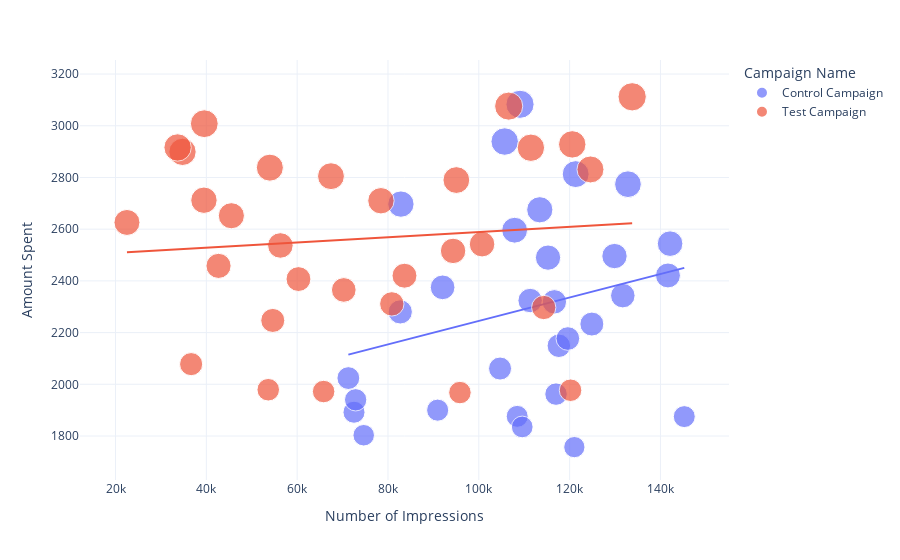

Source (notebook cell):
### Code cell
figure = px.scatter(data_frame = ab_data, 
                    x="Number of Impressions",
                    y="Amount Spent", 
                    size="Amount Spent", 
                    color= "Campaign Name", 
                    trendline="ols")
figure.show()

### Figure 1 — Plotly figure (JSON) as saved in the notebook; plotly's stock layout.template omitted (floating-point values rounded to 4 significant figures)
{"data": [{"hovertemplate": "Campaign Name=Control Campaign<br>Number of Impressions=%{x}<br>Amount Spent=%{marker.size}<extra></extra>", "legendgroup": "Control Campaign", "marker": {"color": "#636efa", "size": [2280, 2149, 2490, 2319, 2697, 1875, 2774, 2024, 2177, 1876, 2596, 1757, 2675, 1803, 2939, 2496, 1892, 1962, 2233, 2061, 2421, 2375, 2343, 2324, 1940, 1835, 3083, 2544, 1900, 2813], "sizemode": "area", "sizeref": 7.78, "symbol": "circle"}, "mode": "markers", "name": "Control Campaign", "orientation": "v", "showlegend": true, "type": "scatter", "x": [82702, 117624, 115247, 116639, 82847, 145248, 132845, 71274, 119612, 108452, 107890, 121040, 113430, 74654, 105705, 129880, 72515, 117006, 124897, 104678, 141654, 92029, 131711, 111306, 72878, 109600.0, 109076, 142123, 90939, 121332], "xaxis": "x", "y": [2280, 2149, 2490, 2319, 2697, 1875, 2774, 2024, 2177, 1876, 2596, 1757, 2675, 1803, 2939, 2496, 1892, 1962, 2233, 2061, 2421, 2375, 2343, 2324, 1940, 1835, 3083, 2544, 1900, 2813], "yaxis": "y"}, {"hovertemplate": "<b>OLS trendline</b><br>Amount Spent = 0.00453629 * Number of Impressions + 1791.44<br>R<sup>2</sup>=0.069265<br><br>Campaign Name=Control Campaign<br>Number of Impressions=%{x}<br>Amount Spent=%{y} <b>(trend)</b><extra></extra>", "legendgroup": "Control Campaign", "marker": {"color": "#636efa", "symbol": "circle"}, "mode": "lines", "name": "Control Campaign", "showlegend": false, "type": "scatter", "x": [71274, 72515, 72878, 74654, 82702, 82847, 90939, 92029, 104678, 105705, 107890, 108452, 109076, 109600.0, 111306, 113430, 115247, 116639, 117006, 117624, 119612, 121040, 121332, 124897, 129880, 131711, 132845, 141654, 142123, 145248], "xaxis": "x", "y": [2115.0, 2120.0, 2122.0, 2130.0, 2167.0, 2167.0, 2204.0, 2209.0, 2266.0, 2271.0, 2281.0, 2283.0, 2286.0, 2288.0, 2296.0, 2306.0, 2314.0, 2321.0, 2322.0, 2325.0, 2334.0, 2341.0, 2342.0, 2358.0, 2381.0, 2389.0, 2394.0, 2434.0, 2436.0, 2450.0], "yaxis": "y"}, {"hovertemplate": "Campaign Name=Test Campaign<br>Number of Impressions=%{x}<br>Amount Spent=%{marker.size}<extra></extra>", "legendgroup": "Test Campaign", "marker": {"color": "#EF553B", "size": [3008, 2790, 2420, 2831, 1972, 2537, 2516, 3076, 1968, 1979, 2626, 2542, 2712, 3112, 2899, 2407, 2078, 2928, 2311, 2915, 2247, 2805, 2365, 1977, 2710, 2297, 2458, 2838, 2916, 2652], "sizemode": "area", "sizeref": 7.78, "symbol": "circle"}, "mode": "markers", "name": "Test Campaign", "orientation": "v", "showlegend": true, "type": "scatter", "x": [39550, 95054, 83633, 124591, 65827, 56304, 94338, 106584, 95843, 53632, 22521, 100719, 39470, 133771, 34752, 60286, 36650, 120576, 80841, 111469, 54627, 67444, 70263, 120203, 78451, 114295, 42684, 53986, 33669, 45511], "xaxis": "x", "y": [3008, 2790, 2420, 2831, 1972, 2537, 2516, 3076, 1968, 1979, 2626, 2542, 2712, 3112, 2899, 2407, 2078, 2928, 2311, 2915, 2247, 2805, 2365, 1977, 2710, 2297, 2458, 2838, 2916, 2652], "yaxis": "y"}, {"hovertemplate": "<b>OLS trendline</b><br>Amount Spent = 0.00100671 * Number of Impressions + 2487.98<br>R<sup>2</sup>=0.008600<br><br>Campaign Name=Test Campaign<br>Number of Impressions=%{x}<br>Amount Spent=%{y} <b>(trend)</b><extra></extra>", "legendgroup": "Test Campaign", "marker": {"color": "#EF553B", "symbol": "circle"}, "mode": "lines", "name": "Test Campaign", "showlegend": false, "type": "scatter", "x": [22521, 33669, 34752, 36650, 39470, 39550, 42684, 45511, 53632, 53986, 54627, 56304, 60286, 65827, 67444, 70263, 78451, 80841, 83633, 94338, 95054, 95843, 100719, 106584, 111469, 114295, 120203, 120576, 124591, 133771], "xaxis": "x", "y": [2511.0, 2522.0, 2523.0, 2525.0, 2528.0, 2528.0, 2531.0, 2534.0, 2542.0, 2542.0, 2543.0, 2545.0, 2549.0, 2554.0, 2556.0, 2559.0, 2567.0, 2569.0, 2572.0, 2583.0, 2584.0, 2584.0, 2589.0, 2595.0, 2600.0, 2603.0, 2609.0, 2609.0, 2613.0, 2623.0], "yaxis": "y"}], "layout": {"legend": {"itemsizing": "constant", "title": {"text": "Campaign Name"}, "tracegroupgap": 0}, "margin": {"t": 60}, "xaxis": {"anchor": "y", "domain": [0, 1], "title": {"text": "Number of Impressions"}}, "yaxis": {"anchor": "x", "domain": [0, 1], "title": {"text": "Amount Spent"}}}}
